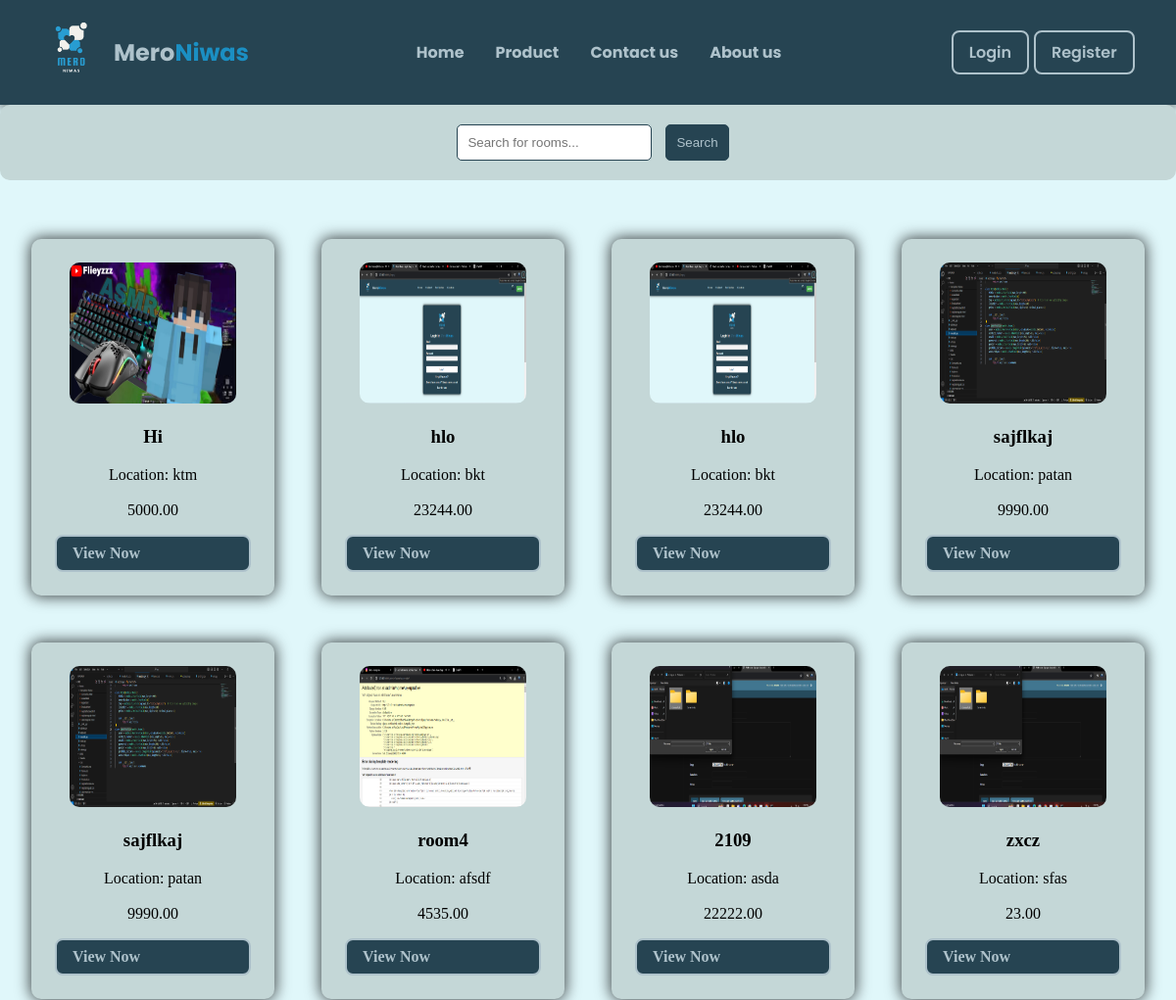
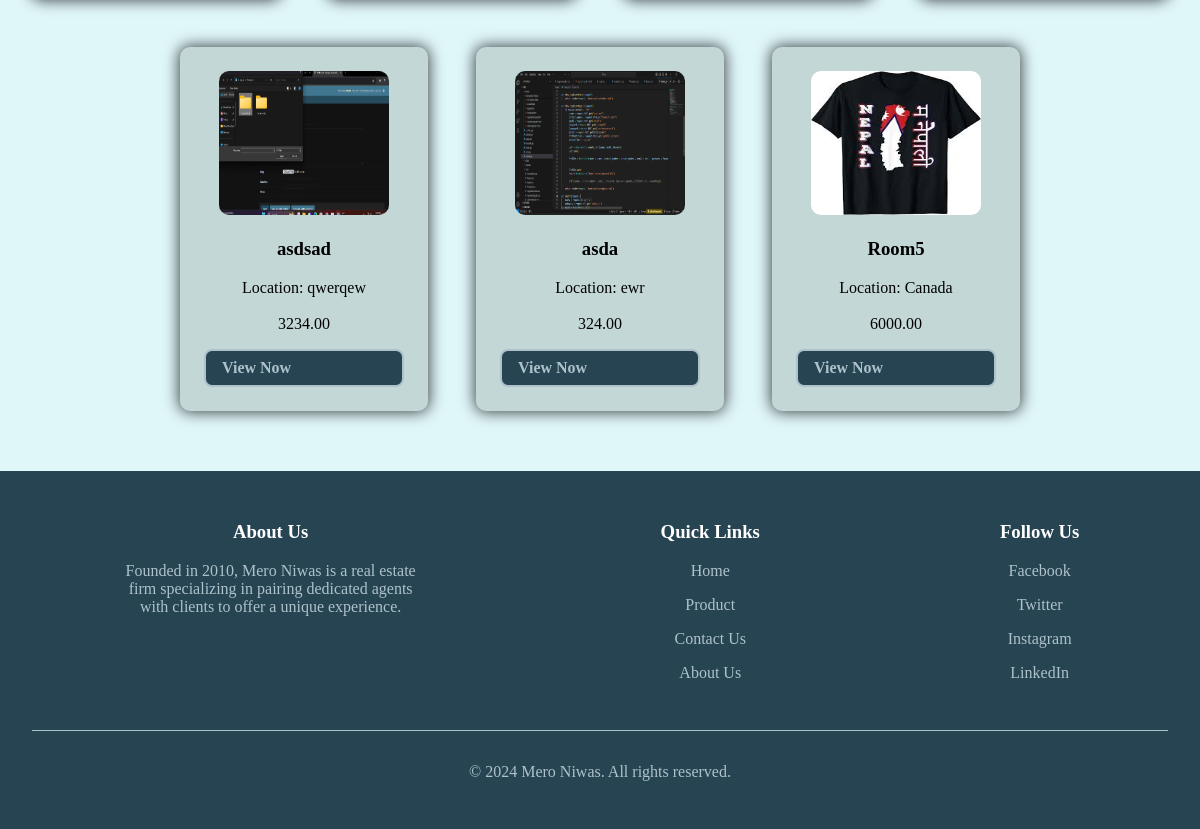
/Product/, run on the app's committed database (2 pictures, top to bottom).
### home/models.py (models this page shows, shortened)
class Room(models.Model):
    title = models.CharField(max_length=200)
    description = models.TextField()
    img = models.FileField(upload_to='static/uploads')  # FileField for uploading images
    location = models.CharField(max_length=100)
    price = models.DecimalField(max_digits=10, decimal_places=2)
    user = models.CharField(default="null" , max_length=255, null=False)

### home/views.py (the view)
# urls.py: path('Product/', views.show_product, name='show_product'),
def show_product(request):
    rooms = Room.objects.all()
    if request.user.is_authenticated:
        user_profile = UserProfile.objects.get(user=request.user)
        if user_profile.accountType == "broker":
            return show_productBroker(request, rooms)
        else:
            return render(request, 'home/Product.html', {'rooms': rooms})
    return render(request, 'home/Product.html', {'rooms': rooms})

### home/templates/home/Product.html (shortened to what this page needs)
{% extends 'layout.html' %} {% load static %} {% block main_content %}
<link rel="stylesheet" href="{% static 'css/Product.css' %}" />
<main>
  <div class="search-filter">
    <form method="GET" action="{% url 'show_product' %}">
      <input type="text" name="q" placeholder="Search for rooms..." />
      <button type="submit">Search</button>
    </form>
  </div>
  <div class="room-listings">
    {% for room in rooms %}
    <div class="room-card">
        <img src="/{{room.img}}" alt="Room Image" width="170px" />
        <div class="room-info">
          <h3>{{ room.title }}</h3>
          <p id="loc">Location: {{ room.location }}</p>
          <p id="pricee">{{ room.price }}</p>
          <a href="{% url 'product_detail' room.id %}" class="button">View Now</a>
        </div>
    </div>
    {% endfor %}
  </div>
</main>
{% endblock %}

### templates/layout.html (shortened to what this page needs)
{% load static %}
<!DOCTYPE html>
<html lang="en">
  <head>
    <link rel="stylesheet" href="{% static 'css/style.css'%}" />
  </head>
  <body>
    <header>
      <nav class="navbar">
        <div class="logo">
          <a href="{% url 'home' %}">
            <img src="{% static 'Assets/logo.png'%}" alt="Error loading" />
            <h2 id="ttxt">Mero</h2>
            <h2 id="txt">Niwas</h2>
          </a>
        </div>
        <div class="naav">
          <div class="nav">
            <h4 class="nav-item"><a href="{% url 'home' %}">Home</a></h4>
            <h4 class="nav-item"><a href="{% url 'show_product' %}">Product</a></h4>
            <h4 class="nav-item">
              <a href="{% url 'ContactUs' %}">Contact us</a>
            </h4>
            <h4 class="nav-item"><a href="{% url 'about_us' %}">About us</a></h4>
          </div>
          {% if user.is_authenticated %}
              <div class="user-info">
                  <div class="dropdown">
                    <button class="dropdown-toggle">Welcome, {{ user.username }}</button>
                    <div class="dropdown-menu">
                      <a href="{% url 'profile' %}">
                      <button class="value">
                        <svg
                          viewBox="0 0 16 16"
                          xmlns="http://www.w3.org/2000/svg"
                          data-name="Layer 2"
                        >
                          <path
                            fill="#7D8590"
                            d="m1.5 13v1a.5.5 0 0 0 .3379.4731 18.9718 18.9718 0 0 0 6.1621 1.0269 18.9629 18.9629 0 0 0 6.1621-1.0269.5.5 0 0 0 .3379-.4731v-1a6.5083 6.5083 0 0 0 -4.461-6.1676 3.5 3.5 0 1 0 -4.078 0 6.5083 6.5083 0 0 0 -4.461 6.1676zm4-9a2.5 2.5 0 1 1 2.5 2.5 2.5026 2.5026 0 0 1 -2.5-2.5zm2.5 3.5a5.5066 5.5066 0 0 1 5.5 5.5v.6392a18.08 18.08 0 0 1 -11 0v-.6392a5.5066 5.5066 0 0 1 5.5-5.5z"
                          ></path>
                        </svg>
                        Profile
                      </button>
                    </a>
                    <a href="">
                      <button class="value">
                        <svg id="Line" viewBox="0 0 32 32" xmlns="http://www.w3.org/2000/svg">
                          <path
                            fill="#7D8590"
                            id="XMLID_1646_"
                            d="m17.074 30h-2.148c-1.038 0-1.914-.811-1.994-1.846l-.125-1.635c-.687-.208-1.351-.484-1.985-.824l-1.246 1.067c-.788.677-1.98.631-2.715-.104l-1.52-1.52c-.734-.734-.78-1.927-.104-2.715l1.067-1.246c-.34-.635-.616-1.299-.824-1.985l-1.634-.125c-1.035-.079-1.846-.955-1.846-1.993v-2.148c0-1.038.811-1.914 1.846-1.994l1.635-.125c.208-.687.484-1.351.824-1.985l-1.068-1.247c-.676-.788-.631-1.98.104-2.715l1.52-1.52c.734-.734 1.927-.779 2.715-.104l1.246 1.067c.635-.34 1.299-.616 1.985-.824l.125-1.634c.08-1.034.956-1.845 1.994-1.845h2.148c1.038 0 1.914.811 1.994 1.846l.125 1.635c.687.208 1.351.484 1.985.824l1.246-1.067c.787-.676 1.98-.631 2.715.104l1.52 1.52c.734.734.78 1.927.104 2.715l-1.067 1.246c.34.635.616 1.299.824 1.985l1.634.125c1.035.079 1.846.955 1.846 1.993v2.148c0 1.038-.811 1.914-1.846 1.994l-1.635.125c-.208.687-.484 1.351-.824 1.985l1.067 1.246c.677.788.631 1.98-.104 2.715l-1.52 1.52c-.734.734-1.928.78-2.715.104l-1.246-1.067c-.635.34-1.299.616-1.985.824l-.125 1.634c-.079 1.035-.955 1.846-1.993 1.846zm-5.835-6.373c.848.53 1.768.912 2.734 1.135.426.099.739.462.772.898l.18 2.341 2.149-.001.18-2.34c.033-.437.347-.8.772-.898.967-.223 1.887-.604 2.734-1.135.371-.232.849-.197 1.181.089l1.784 1.529 1.52-1.52-1.529-1.784c-.285-.332-.321-.811-.089-1.181.53-.848.912-1.768 1.135-2.734.099-.426.462-.739.898-.772l2.341-.18h-.001v-2.148l-2.34-.18c-.437-.033-.8-.347-.898-.772-.223-.967-.604-1.887-1.135-2.734-.232-.37-.196-.849.089-1.181l1.529-1.784-1.52-1.52-1.784 1.529c-.332.286-.81.321-1.181.089-.848-.53-1.768-.912-2.734-1.135-.426-.099-.739-.462-.772-.898l-.18-2.341-2.148.001-.18 2.34c-.033.437-.347.8-.772.898-.967.223-1.887.604-2.734 1.135-.37.232-.849.197-1.181-.089l-1.785-1.529-1.52 1.52 1.529 1.784c.285.332.321.811.089 1.181-.53.848-.912 1.768-1.135 2.734-.099.426-.462.739-.898.772l-2.341.18.002 2.148 2.34.18c.437.033.8.347.898.772.223.967.604 1.887 1.135 2.734.232.37.196.849-.089 1.181l-1.529 1.784 1.52 1.52 1.784-1.529c.332-.287.813-.32 1.18-.089z"
                          ></path>
                          <path
                            id="XMLID_1645_"
                            fill="#7D8590"
                            d="m16 23c-3.859 0-7-3.141-7-7s3.141-7 7-7 7 3.141 7 7-3.141 7-7 7zm0-12c-2.757 0-5 2.243-5 5s2.243 5 5 5 5-2.243 5-5-2.243-5-5-5z"
                          ></path>
                        </svg>
                        Account
                      </button>
                    </a>
                      <button class="value">
                        <svg viewBox="0 0 128 128" xmlns="http://www.w3.org/2000/svg">
                          <path
                            fill="#7D8590"
                            d="m109.9 20.63a6.232 6.232 0 0 0 -8.588-.22l-57.463 51.843c-.012.011-.02.024-.031.035s-.023.017-.034.027l-4.721 4.722a1.749 1.749 0 0 0 0 2.475l.341.342-3.16 3.16a8 8 0 0 0 -1.424 1.967 11.382 11.382 0 0 0 -12.055 10.609c-.006.036-.011.074-.015.111a5.763 5.763 0 0 1 -4.928 5.41 1.75 1.75 0 0 0 -.844 3.14c4.844 3.619 9.4 4.915 13.338 4.915a17.14 17.14 0 0 0 11.738-4.545l.182-.167a11.354 11.354 0 0 0 3.348-8.081c0-.225-.02-.445-.032-.667a8.041 8.041 0 0 0 1.962-1.421l3.16-3.161.342.342a1.749 1.749 0 0 0 2.475 0l4.722-4.722c.011-.011.018-.025.029-.036s.023-.018.033-.029l51.844-57.46a6.236 6.236 0 0 0 -.219-8.589zm-70.1 81.311-.122.111c-.808.787-7.667 6.974-17.826 1.221a9.166 9.166 0 0 0 4.36-7.036 1.758 1.758 0 0 0 .036-.273 7.892 7.892 0 0 1 9.122-7.414c.017.005.031.014.048.019a1.717 1.717 0 0 0 .379.055 7.918 7.918 0 0 1 4 13.317zm5.239-10.131c-.093.093-.194.176-.293.26a11.459 11.459 0 0 0 -6.289-6.286c.084-.1.167-.2.261-.3l3.161-3.161 6.321 6.326zm7.214-4.057-9.479-9.479 2.247-2.247 9.479 9.479zm55.267-60.879-50.61 56.092-9.348-9.348 56.092-50.61a2.737 2.737 0 0 1 3.866 3.866z"
                          ></path>
                        </svg>
                        Appearance
                      </button>
                      <button class="value">
                        <svg id="svg8" viewBox="0 0 32 32" xmlns="http://www.w3.org/2000/svg">
                          <g id="layer1" transform="translate(-33.022 -30.617)">
                            <path
                              fill="#7D8590"
                              id="path26276"
                              d="m49.021 31.617c-2.673 0-4.861 2.188-4.861 4.861 0 1.606.798 3.081 1.873 3.834h-7.896c-1.7 0-3.098 1.401-3.098 3.1s1.399 3.098 3.098 3.098h4.377l.223 2.641s-1.764 8.565-1.764 8.566c-.438 1.642.55 3.355 2.191 3.795s3.327-.494 3.799-2.191l2.059-5.189 2.059 5.189c.44 1.643 2.157 2.631 3.799 2.191s2.63-2.153 2.191-3.795l-1.764-8.566.223-2.641h4.377c1.699 0 3.098-1.399 3.098-3.098s-1.397-3.1-3.098-3.1h-7.928c1.102-.771 1.904-2.228 1.904-3.834 0-2.672-2.189-4.861-4.862-4.861zm0 2c1.592 0 2.861 1.27 2.861 2.861 0 1.169-.705 2.214-1.789 2.652-.501.203-.75.767-.563 1.273l.463 1.254c.145.393.519.654.938.654h8.975c.626 0 1.098.473 1.098 1.1s-.471 1.098-1.098 1.098h-5.297c-.52 0-.952.398-.996.916l-.311 3.701c-.008.096-.002.191.018.285 0 0 1.813 8.802 1.816 8.82.162.604-.173 1.186-.777 1.348s-1.184-.173-1.346-.777c-.01-.037-3.063-7.76-3.063-7.76-.334-.842-1.525-.842-1.859 0 0 0-3.052 7.723-3.063 7.76-.162.604-.741.939-1.346.777s-.939-.743-.777-1.348c.004-.019 1.816-8.82 1.816-8.82.02-.094.025-.189.018-.285l-.311-3.701c-.044-.518-.477-.916-.996-.916h-5.297c-.627 0-1.098-.471-1.098-1.098s.472-1.1 1.098-1.1h8.975c.419 0 .793-.262.938-.654l.463-1.254c.188-.507-.062-1.07-.563-1.273-1.084-.438-1.789-1.483-1.789-2.652.001-1.591 1.271-2.861 2.862-2.861z"
                            ></path>
                          </g>
                        </svg>
                        Accessibility
                      </button>
                      <hr class="section-divider" style="margin: 4px;"/>
                      <a href="{% url 'logout' %}" style="margin: 0;">
                      <button class="value">
                        <img src="{% static 'Assets/logout.svg'%}" alt="." style="width: 15px; margin-left: 4px; ">
                        LogOut
                      </button>
                    </a>
                    </div>
                </div>
              </div>
          {% else %}
              <div class="log">
                  <a href="{% url 'login' %}" class="anker">
                      <button type="submit" class="button nav-item">
                          Login
                      </button>
                  </a>
                  <a href="{% url 'selectregister' %}" class="anker">
                      <button type="submit" class="button nav-item">
                          Register
                      </button>
                  </a>
              </div>
          {% endif %}
        </div>
      </nav>
    </header>
    <div class="main">
      {% block main_content %} {% endblock %}
    </div>
    <footer>
      <div class="footer-content">
        <div class="footer-section about">
          <h3>About Us</h3>
          <p>
            Founded in 2010, Mero Niwas is a real estate firm specializing in
            pairing dedicated agents with clients to offer a unique experience.
          </p>
        </div>
        <div class="footer-section links">
          <h3>Quick Links</h3>
          <ul>
            <li><a href="#">Home</a></li>
            <li><a href="{% url 'show_product' %}">Product</a></li>
            <li><a href="{% url 'ContactUs'%}">Contact Us</a></li>
            <li><a href="{% url 'about_us' %}">About Us</a></li>
          </ul>
        </div>
        <div class="footer-section social">
          <h3>Follow Us</h3>
          <ul>
            <li><a href="#">Facebook</a></li>
            <li><a href="#">Twitter</a></li>
            <li><a href="#">Instagram</a></li>
            <li><a href="#">LinkedIn</a></li>
          </ul>
        </div>
      </div>
      <div class="footer-bottom">
        <p>&copy; 2024 Mero Niwas. All rights reserved.</p>
      </div>
    </footer>
  </body>
</html>

### static/css/style.css (style rules this page uses)
body { padding: 0; margin: 0; background-color: #e0f7fa; }
.navbar { display: flex; box-sizing: border-box; justify-content: space-between; font-family: "Poppins", sans-serif; background-color: #264452; border: 2px solid 264452; padding: 2vh; box-shadow: 0px 0px 15px 1px rgba(0, 0, 0, 0.75); -webkit-box-shadow: 0px 0px 15px 1px rgba(0, 0, 0, 0.75); -moz-box-shadow: 0px 0px 15px 1px rgba(0, 0, 0, 0.75); }
.logo, .nav, .log { display: flex; align-items: center; }
.logo { margin-left: 2vw; }
.log a { text-decoration: none; }
.naav { display: flex; justify-content: center; width: 65%; justify-content: space-between; text-align: center; left: 35%; }
.log { margin-right: 2vw; }
.nav { gap: 2em; }
.logo a img { width: 4em; height: 4em; }
.log button { margin: 0vw 0.2vw; }
.logo a h2 { margin-left: 1vw; color: #aec2cb; }
.logo a { display: flex; text-decoration: none; }
#txt { color: #1b8fc3; margin-left: 0px; }
.nav h4 a { color: #aec2cb; text-decoration: none; }
.button { all: unset; display: flex; align-items: center; position: relative; padding: 0.3em 1em; border: #aec2cb solid 0.15em; border-radius: 0.5em; color: #aec2cb; font-weight: 600; cursor: pointer; overflow: hidden; }
.button::after, .button::before { content: ""; position: absolute; width: 6em; aspect-ratio: 1; background: #70c3e9; opacity: 50%; border-radius: 50%; transition: transform 500ms, background 300ms; }
.button::before { left: 0; transform: translateX(-8em); }
.button::after { right: 0; transform: translateX(8em); }
footer { background-color: #264452; color: #aec2cb; padding: 2em; text-align: center; }
.footer-content { display: flex; justify-content: center; margin-bottom: 2em; gap: 20vw; }
.footer-section { max-width: 300px; }
.footer-section h3 { color: #ffffff; }
.footer-section ul { list-style: none; padding: 0; }
.footer-section ul li { margin: 1em 0; }
.footer-section ul li a { color: #aec2cb; text-decoration: none; }
.footer-bottom { border-top: 1px solid #aec2cb; padding-top: 1em; }

### static/css/Product.css (style rules this page uses)
.search-filter { display: flex; justify-content: center; padding: 20px; border-radius: 10px; background-color: #c4d7d7; }
.search-filter input, .search-filter select, .search-filter button { margin-left: 10px; padding: 10px; border: 1px solid #264452; border-radius: 5px; }
.search-filter button { background-color: #264452; color: #aec2cb; cursor: pointer; }
.room-listings { display: flex; align-items: center; flex-wrap: wrap; margin: 60px 0; justify-content: center; gap: 4vw; }
.room-card { background: #c4d7d7; padding: 2vw; align-items: center; text-align: center; width: 200px; border-radius: 10px; box-shadow: 0px 0px 15px 1px rgba(0, 0, 0, 0.75); -webkit-box-shadow: 0px 0px 15px 1px rgba(0, 0, 0, 0.75); -moz-box-shadow: 0px 0px 15px 1px rgba(0, 0, 0, 0.75); }
.room-card img { aspect-ratio: 20 / 17; border-radius: 10px; }
#loc { overflow: hidden; height: 20px; }
.button { background-color: #264452; color: #aec2cb; border: 2px solid #aec2cb; border-radius: 8px; padding: 0.5em 1em; font-size: 1em; cursor: pointer; margin: auto; }
.button::after, .button::before { content: ""; position: absolute; width: 6em; aspect-ratio: 1; background: #70c3e9; opacity: 50%; border-radius: 50%; transition: transform 500ms, background 300ms; }
.button::before { left: 0; transform: translateX(-8em); }
.button::after { right: 0; transform: translateX(8em); }

### data on the page
Room: img (picture), title "Hi", location "ktm", price "5000.00"
Room: img (picture), title "hlo", location "bkt", price "23244.00"
Room: img (picture), title "hlo", location "bkt", price "23244.00"
Room: img (picture), title "sajflkaj", location "patan", price "9990.00"
Room: img (picture), title "sajflkaj", location "patan", price "9990.00"
Room: img (picture), title "room4", location "afsdf", price "4535.00"
Room: img (picture), title "2109", location "asda", price "22222.00"
Room: img (picture), title "zxcz", location "sfas", price "23.00"
Room: img (picture), title "asdsad", location "qwerqew", price "3234.00"
Room: img (picture), title "asda", location "ewr", price "324.00"
Room: img (picture), title "Room5", location "Canada", price "6000.00"
